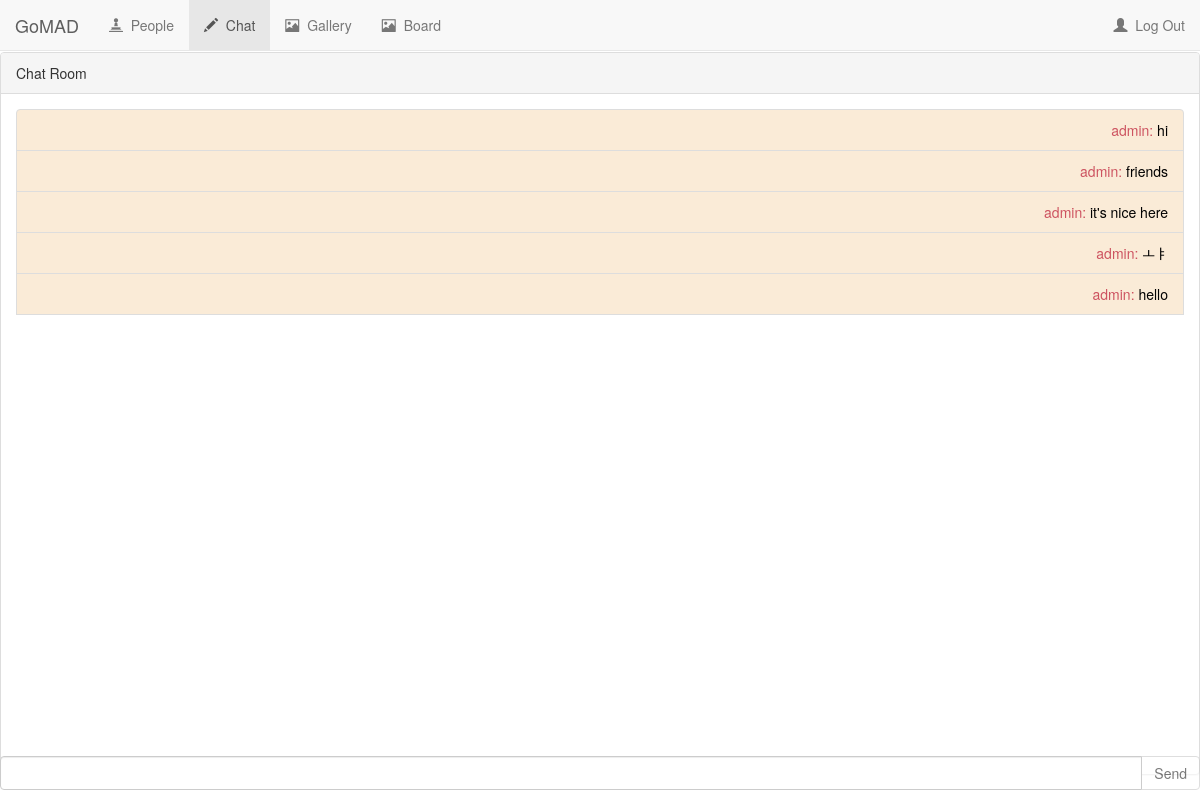
The app's page /chat (signed in) with its own data.
### app/models.py (models this page shows, shortened)
class Chat(models.Model):
	created = models.DateTimeField(auto_now_add=True)
	user = models.ForeignKey(User,on_delete=models.CASCADE)
	message = models.CharField(max_length = 200)

### app/views.py (the view)
# urls.py: path('chat', views.chat, name = 'chat'),
def chat(request):
	c = Chat.objects.all()
	return render(request, "chat.html", {'home':'active', 'chat':c})

### app/templates/chat.html (shortened to what this page needs)
{% load static %}
<link rel="stylesheet" href="https://maxcdn.bootstrapcdn.com/bootstrap/3.3.6/css/bootstrap.min.css">
{% include "menu.html" with active_tab='B' %}
<head>
    <link rel="stylesheet" href="http://maxcdn.bootstrapcdn.com/bootstrap/3.3.5/css/bootstrap.min.css">
    <link rel="stylesheet" type = "text/css" href="{% static 'app/style.css' %}">
</head>
<body>
    <div id="chat-body" class="panel panel-default" style = "margin-top:52px; ">
        <div class="panel-heading">Chat Room</div>
        <div id="msg-list-div" class="panel-body" style= "padding-bottom:0px">
            <ul id="msg-list" class="list-group" style= "padding-bottom:0px">
                {% for obj in chat %}
                    {% if obj.user == request.user %}
                        <li class="text-right list-group-item" style= "background-color: antiquewhite"><span style = "color:#CD5360">{{obj.user.username}}: </span> <span style = "color:black">{{ obj.message }}</span></li>
                    {% else %}
						<li class="text-left list-group-item" style= "background-color: antiquewhite"><span style = "color:#CD5360">{{obj.user.username}}: </span> <span style = "color:black">{{ obj.message }}</span></li>
                  {% endif %}
                {% empty %}
                    <li class="text-right list-group-item" style= "background-color: antiquewhite">No messages yet!</li>
                {% endfor %}
            </ul>
        </div>
    </div>
    <form id="chat-form" method="post">{% csrf_token %}
        <div id="chat-bottom" class="input-group">
            <input type="text" id="chat-msg" name="chat-msg" class="form-control"/>
            <span class="input-group-btn">
                <input class="btn btn-default" id="send" type="submit" value="Send"/>
            </span>
        </div>
    </form>
</body>

### app/static/app/style.css (style rules this page uses)
#chat-bottom { position: fixed; bottom: 10px; }
.panel-body { overflow-y: scroll; height: 85%; }

### records on screen
Chat: user.username "admin", message "hi"
Chat: user.username "admin", message "friends"
Chat: user.username "admin", message "it's nice here"
Chat: user.username "admin", message "ㅗㅑ"
Chat: user.username "admin", message "hello"
